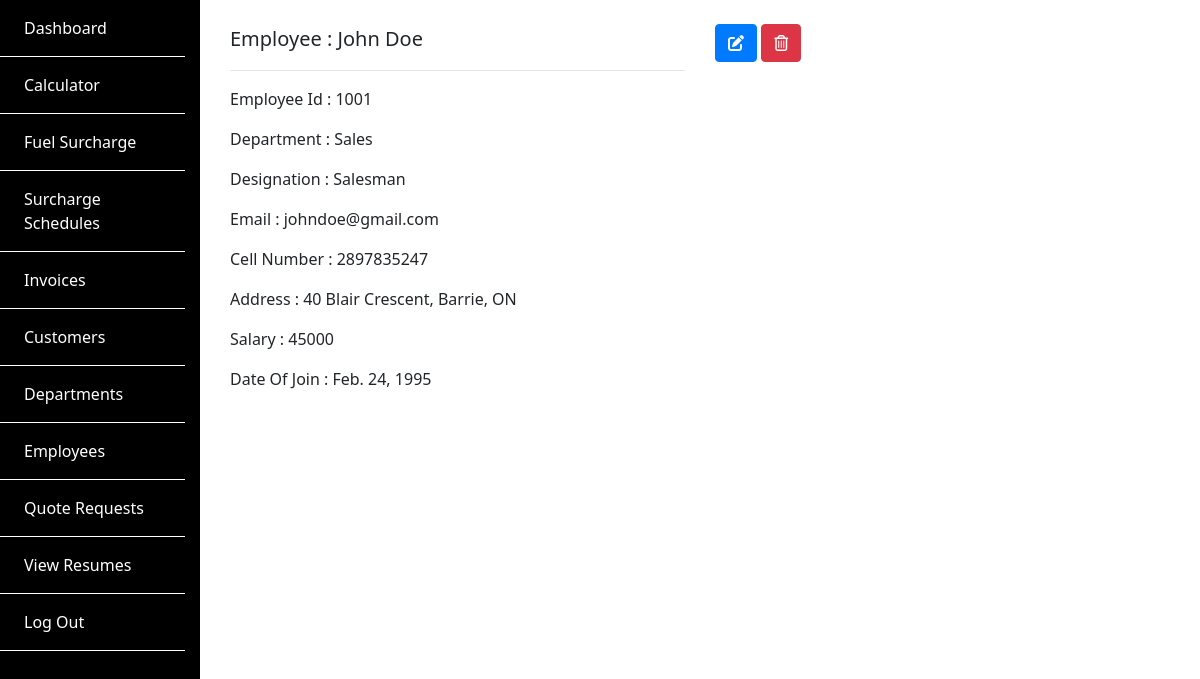
The page /employees/1001/ (signed in) on the database as committed earlier.
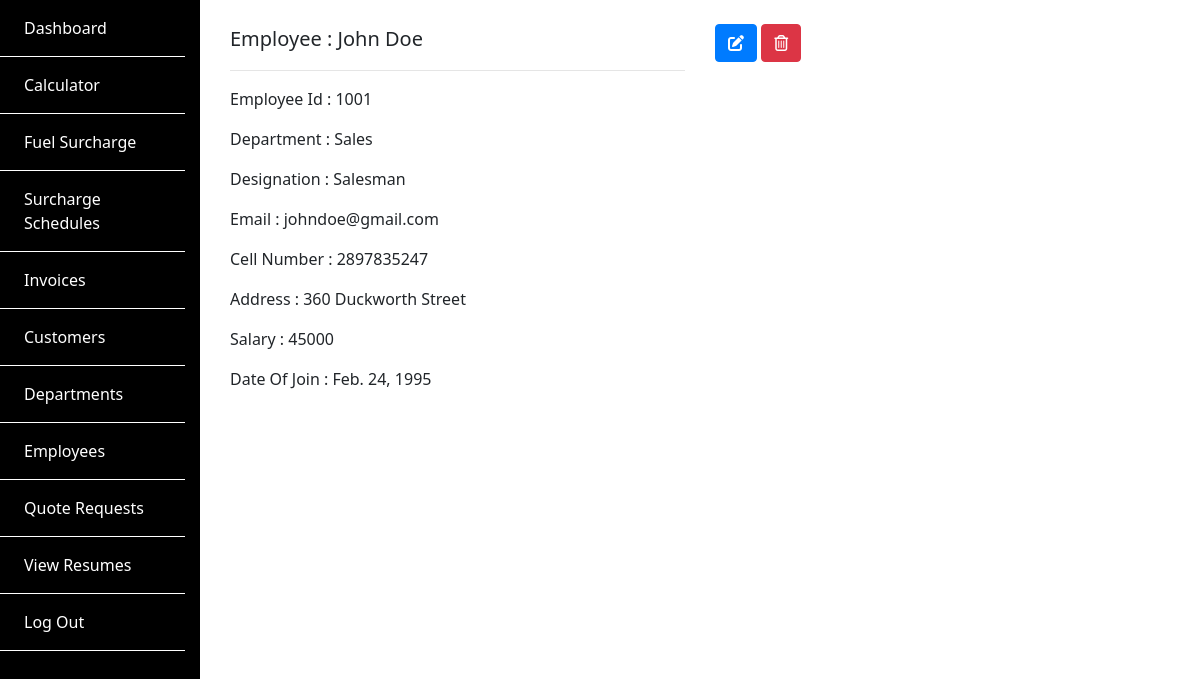
The same page on the database as committed later.
### SiteApp/models.py (models this page shows, shortened)
class Employee(models.Model):
    employee_id = models.IntegerField()
    first_name = models.CharField(max_length=50)
    last_name = models.CharField(max_length=50)
    email = models.EmailField()
    cell_number = models.BigIntegerField()
    address = models.CharField(max_length=200)
    department = models.ForeignKey(
        Department, on_delete=models.CASCADE, related_name="employees")
    designation = models.CharField(max_length=50)
    salary = models.IntegerField()
    date_of_join = models.DateField()

class Department(models.Model):
    name = models.CharField(max_length=50)
    def __str__(self):
        return self.name

### SiteApp/views.py (the view)
# urls.py: path('employees/<int:id>/', views.ViewEmployee, name='view_employee'),
@login_required
def ViewEmployee(request,id):
    employee = Employee.objects.get(employee_id=id)
    return render(request,'SiteApp/view_employee.html',{'employee':employee})

### SiteApp/templates/SiteApp/view_employee.html
{% extends "backend_base.html" %} {% block content %}
<div class="container py-4">
  <div class="row">
    <div class="col-sm-12 col-md-6 col-lg-6 col-xl-6">
      <p class="lead">
        Employee : {{employee.first_name}} {{employee.last_name}}
      </p>
      <hr>
    <p >
        Employee Id : {{employee.employee_id}}
    </p>
      <p>
        Department : {{employee.department}}
      </p>
        <p>
            Designation : {{employee.designation}}
        </p>
        <p>
        Email : {{employee.email}}
        </p>
        <p>
            Cell Number : {{employee.cell_number}}
        </p>
        <p>
            Address : {{employee.address}}
        </p>
        <p>
            Salary : {{employee.salary}}
        </p>
        <p>
            Date Of Join : {{employee.date_of_join}}
        </p>
    </div>
    <div class="col-sm-12 col-md-6 col-lg-6 col-xl-6">
        <a href="{% url 'edit_employee' id=employee.employee_id%}" class="btn btn-primary text-center"><span><i class="fas fa-edit"></i></span></a>
        <a href="{% url 'delete_employee' id=employee.employee_id %}" class="btn btn-danger text-center"><span><i class="far fa-trash-alt"></i></span></a></a>
    </div>
  </div>
</div>
{% endblock %}

Rows that differ between the two databases and show on the page:
changed Employee "John": address "40 Blair Crescent, Barrie, ON" → "360 Duckworth Street"
